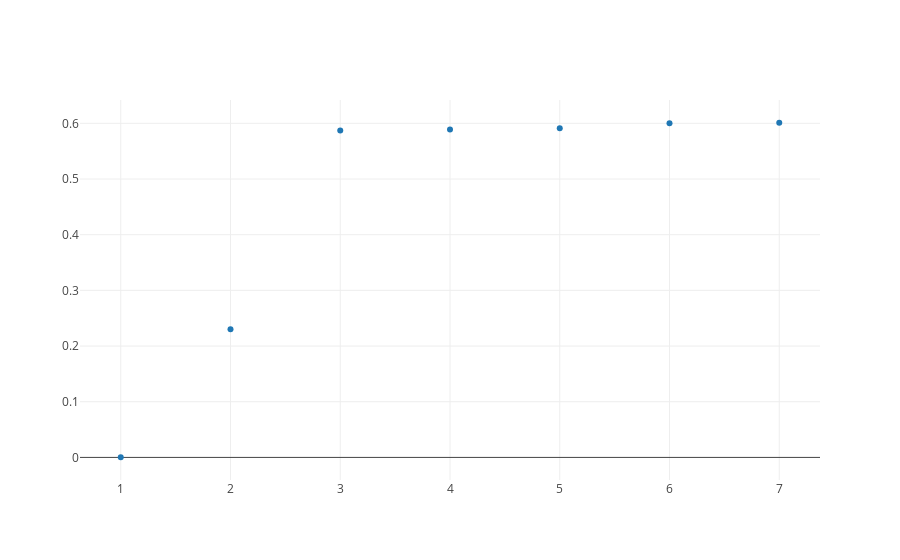

Here is the notebook cell this chart was saved with:
### Code cell
wrapped_selectors = np.array(selectors)
scores = wrapped_selectors[:, 1]
num_features = wrapped_selectors[:, -1]

from graph import plot, trace_values
trace = trace_values(num_features, scores)
plot([trace])

### Figure 1 — Plotly figure (JSON) as saved in the notebook; plotly's stock layout.template omitted (floating-point values rounded to 4 significant figures)
{"data": [{"mode": "markers", "name": "data", "text": [], "type": "scatter", "uid": "c03a702f-4c9a-4e04-997a-cac81f161659", "x": [7, 6, 5, 4, 3, 2, 1], "y": [0.601, 0.6001, 0.591, 0.5888, 0.587, 0.2301, 0.0002986]}], "layout": {"autosize": true, "xaxis": {"autorange": true, "range": [0.6164, 7.384], "type": "linear"}, "yaxis": {"autorange": true, "range": [-0.0437, 0.645], "type": "linear"}}}
